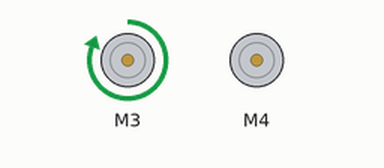
Recording of a sketch running on a simulated Arduino Uno, built with avr-gcc and run on an emulated ATmega328P. Parts: 2 × DC motor (green arrow = forward, orange = backward, longer = faster).

Above: at 0.5 s.
At 4.0 s:
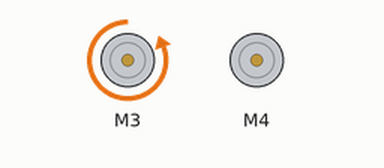
At 10.5 s:
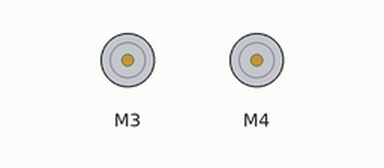
Timing chart, 0 to 11.7 s (numbered marks = the images above):
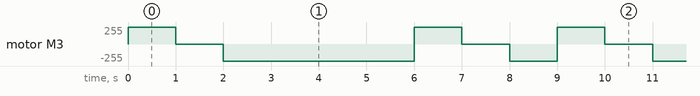

Measured:
- by itself, motor M3: repeats every 9.0 s: stopped 1.0 s, backward 255/255 4.0 s, forward 255/255 1.0 s, stopped 1.0 s, backward 255/255 1.0 s, forward 255/255 1.0 s

The sketch:

backwardandforward1.ino
```cpp
#include<AFMotor.h>
AF_DCMotor motor1(3);
AF_DCMotor motor2(4);

void setup() {
  // put your setup code here, to run once:
motor1.setSpeed(255);
}

void loop() {
  // put your main code here, to run repeatedly:
motor1.run(FORWARD);
delay(1000);
motor1.run(RELEASE);
delay(1000);
motor1.run(BACKWARD);
delay(1000);
motor2.run(FORWARD);
delay(1000);
motor2.run(RELEASE);
delay(1000);
motor2.run(BACKWARD);
delay(1000);

motor1.run(FORWARD);
motor2.run(FORWARD);
delay(1000);
motor1.run(RELEASE);
motor2.run(RELEASE);
delay(1000);
motor1.run(BACKWARD);
motor2.run(BACKWARD);
delay(1000);
}
```
